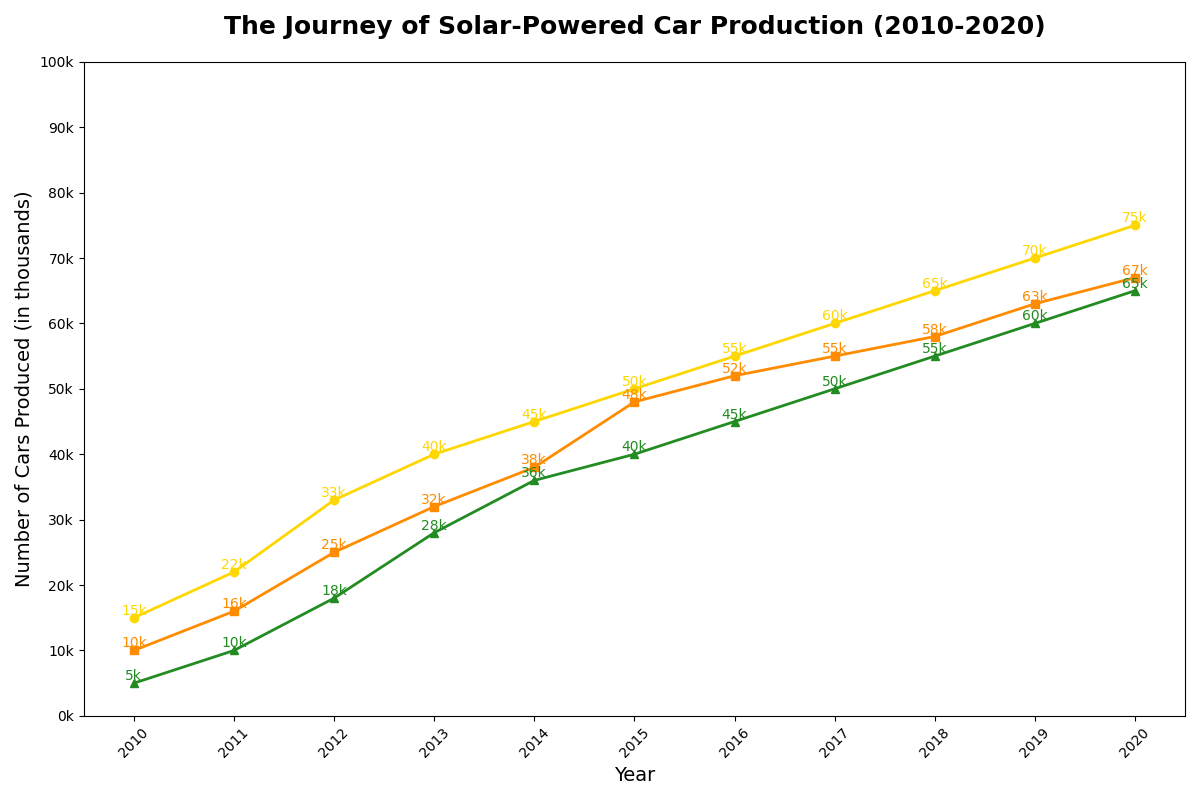

Recreate this plot in Python.
import matplotlib.pyplot as plt
import numpy as np

years = np.arange(2010, 2021)
solartech_production = [15, 22, 33, 40, 45, 50, 55, 60, 65, 70, 75]
sundrive_production = [10, 16, 25, 32, 38, 48, 52, 55, 58, 63, 67]
ecowheels_production = [5, 10, 18, 28, 36, 40, 45, 50, 55, 60, 65]

fig, ax = plt.subplots(figsize=(12, 8))

# Plot the production lines
ax.plot(years, solartech_production, marker='o', linestyle='-', linewidth=2, color='gold')
ax.plot(years, sundrive_production, marker='s', linestyle='-', linewidth=2, color='darkorange')
ax.plot(years, ecowheels_production, marker='^', linestyle='-', linewidth=2, color='forestgreen')

# Add titles and labels
ax.set_title("The Journey of Solar-Powered Car Production (2010-2020)", fontsize=18, weight='bold', pad=20)
ax.set_xlabel("Year", fontsize=14)
ax.set_ylabel("Number of Cars Produced (in thousands)", fontsize=14)

# Customize the x and y axis
ax.set_xticks(years)
ax.set_xticklabels(years, rotation=45)
ax.set_yticks(np.arange(0, 101, 10))
ax.set_yticklabels([f'{i}k' for i in range(0, 101, 10)])

# Annotate the data points
for i in range(len(years)):
    ax.text(years[i], solartech_production[i], f"{solartech_production[i]}k", ha='center', va='bottom', fontsize=10, color='gold')
    ax.text(years[i], sundrive_production[i], f"{sundrive_production[i]}k", ha='center', va='bottom', fontsize=10, color='darkorange')
    ax.text(years[i], ecowheels_production[i], f"{ecowheels_production[i]}k", ha='center', va='bottom', fontsize=10, color='forestgreen')

# Automatically adjust layout to avoid overlap
plt.tight_layout()

# Show the plot
plt.show()
